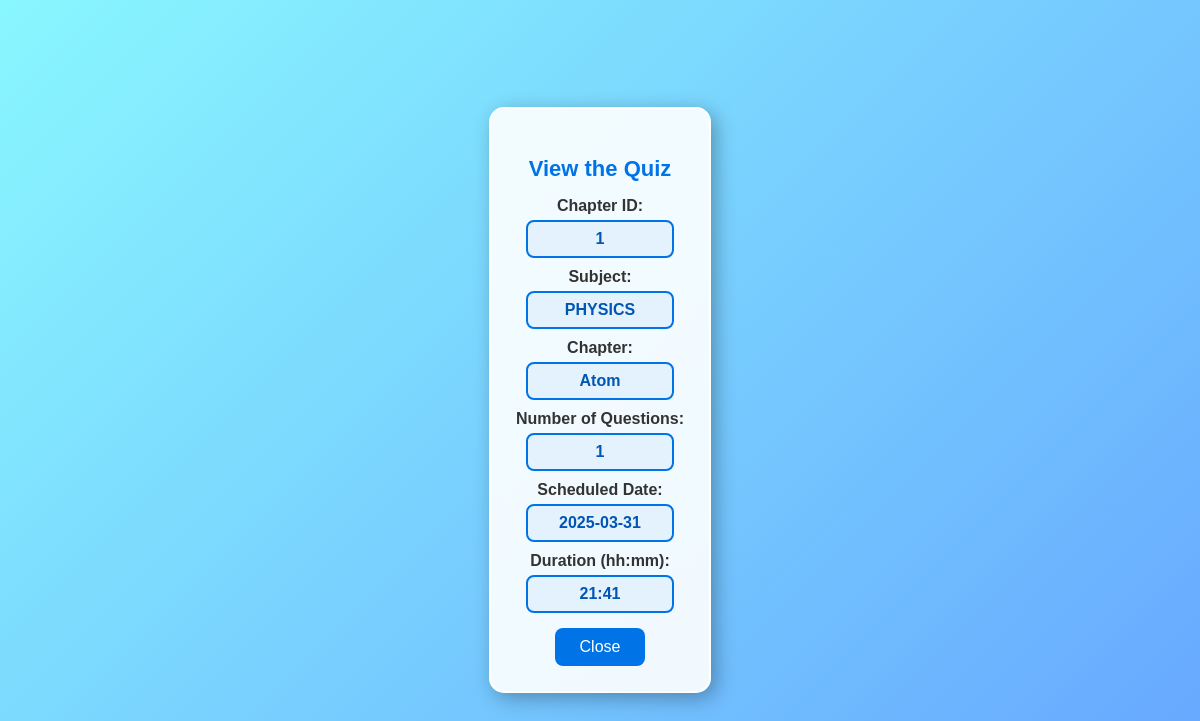
Screenshot of /view_details/1/0 with the database file from the repository.
### backend/models.py (models this page shows)
class Subjects(db.Model):
    __tablename__ = 'subjects'
    subject_id=db.Column(db.Integer, primary_key=True,autoincrement=True)#iska student id se kuch lena dena nahi hai
    subject_name=db.Column(db.String(80), nullable=False,unique=True)
    discription=db.Column(db.String(300), nullable=False)
    chapters_of_a_subject_id = db.relationship('Chapters', cascade='all, delete', backref='subjects', lazy=True)# it tells all the chapters of a subject(here we are getting suject through subject id)

class Quiz(db.Model):#class name should start with capital letter,tablename should start with small letter
    __tablename__ = 'quiz'
    quiz_id=db.Column(db.Integer, primary_key=True,autoincrement=True)#iska student id se kuch lena dena nahi hai
    chapter_id=db.Column(db.Integer, db.ForeignKey('chapters.chapter_id'), nullable=False)
    date_quiz=db.Column(db.String(80), nullable=False)
    time_duration=db.Column(db.Integer, nullable=False)
    chapter_name=db.Column(db.String(80) , nullable=False)#remember it has relationship with chapters tables as of chapter_name
    questions_of_a_quiz_id = db.relationship('Questions', cascade='all, delete', backref='quiz', lazy=True)# it tells all the questions of a quiz(here we are getting quiz through quiz id)

### backend/controlers.py (the view)
@app.route("/view_details/<int:chapter_id>/<int:user_id>")
def view_details(chapter_id,user_id):
    user=Admin_User_Details.query.filter_by(id=user_id).first().Full_name
    chapter=Chapters.query.filter_by(chapter_id=chapter_id).first()
    quiz=Quiz.query.filter_by(chapter_id=chapter_id).first()
    subject_id=chapter.subject_id
    subject=Subjects.query.filter_by(subject_id=subject_id).first()
    subject_name=subject.subject_name
    subjects=Subjects.query.all()
    question_counts = {}
    subject=Subjects.query.all()
    chapter=Chapters.query.all()
    for subject in subjects:
        for chapter in subject.chapters_of_a_subject_id:
            count = Questions.query.filter_by(chapter_id=chapter.chapter_id).count()
            question_counts[chapter.chapter_id] = count # Store count for each chapter and creating dictionary
    return render_template("1a_view_details.html",user_id=user_id,chapter_id=chapter_id,chapter=chapter,quiz=quiz,subject_name=subject_name,user=user,question_counts=question_counts)

### templates/1a_view_details.html (shortened to what this page needs)
<!DOCTYPE html>
<html lang="en">
<head>
    <link rel="stylesheet" href="/static/css/1a_view_details.css">
</head>
<body>
    <div class="container">
        <h3>View the Quiz</h3>
        <label>Chapter ID:</label>
        <span class="input-box">{{chapter_id}}</span>
        <label>Subject:</label>
        <span class="input-box">{{subject_name}}</span>
        <label>Chapter:</label>
        <span class="input-box">{{quiz.chapter_name}}</span>
        <label>Number of Questions:</label>
        <span class="input-box">{{question_counts[quiz.chapter_id]}}</span>
        <label>Scheduled Date:</label>
        <span class="input-box">{{quiz.date_quiz}}</span>
        <label>Duration (hh:mm):</label>
        <span class="input-box">{{quiz.time_duration}}</span>
        <br>
        </a><button class="button" onclick="window.location.href = '/user_home/{{user_id}}';"  >Close</button>
    </div>
</body>
</html>

### static/css/1a_view_details.css (style rules this page uses)
body { font-family: 'Poppins', sans-serif; display: flex; justify-content: center; align-items: center; height: 100vh; background: linear-gradient(135deg, #89f7fe, #66a6ff); margin: 0; }
.container { border: 2px solid #fff; border-radius: 15px; padding: 25px; background: rgba(255, 255, 255, 0.9); text-align: center; box-shadow: 5px 5px 20px rgba(0, 0, 0, 0.3); backdrop-filter: blur(10px); }
.container h3 { color: #0073e6; font-size: 22px; margin-bottom: 15px; }
.container label { display: block; font-weight: 600; margin: 10px 0 5px; color: #333; }
.input-box { display: inline-block; padding: 8px 12px; border: 2px solid #0073e6; border-radius: 8px; background-color: #e3f2fd; min-width: 120px; font-weight: bold; color: #0056b3; }
.button { background: #0073e6; color: white; border: none; padding: 10px 25px; margin-top: 15px; border-radius: 8px; cursor: pointer; font-size: 16px; transition: 0.3s; }

### rows the page displays
Subjects: subject_name "PHYSICS"
Quiz: chapter_name "Atom", chapter "1", date_quiz "2025-03-31", time_duration "21:41"

### other values shown
{{ chapter_id }} "1"
